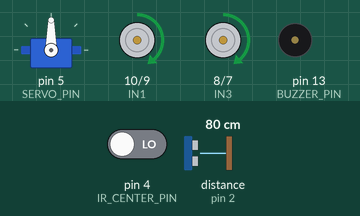
This sketch was run on a simulated Arduino Uno, built with avr-gcc and run on an emulated ATmega328P. On the bench: servo, motor-driver pin pairs drawn as motors (green arrow = first pin HIGH = forward, orange = second pin HIGH = backward, longer = more drive, scaled by the enable pin), buzzer (waves = sounding). Wiring (inferred from the names in the program): ultrasonic range finder: trigger pin 3; echo pin 2. The inputs (shaded band) are chosen by the test bench; at power-on: distance to the obstacle (sensor on pin 2) 80 cm, pin 4 (IR_CENTER_PIN) LOW. The echo pulse lasts 58.3 µs per cm.

Above: at 2.1 s.
2.2 s: distance to the obstacle (sensor on pin 2) set to 55 cm
3.7 s: distance to the obstacle (sensor on pin 2) set to 47 cm
At 5.38 s:
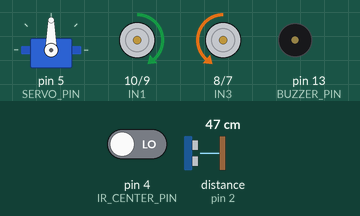
6.7 s: distance to the obstacle (sensor on pin 2) set to 60 cm
At 7.11 s:
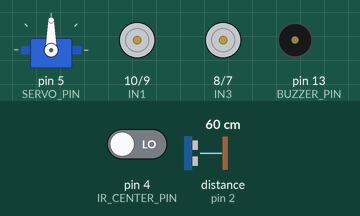
8.9 s: distance to the obstacle (sensor on pin 2) set to 2 cm
At 9.61 s:
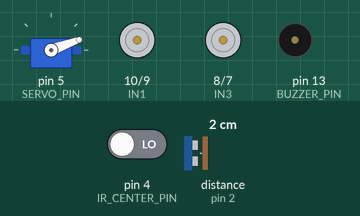
11.9 s: distance to the obstacle (sensor on pin 2) set to 120 cm
At 12.55 s:
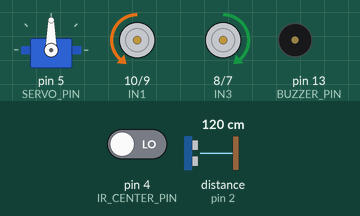
Timing chart, 0 to 14.9 s (numbered marks = the images above; inputs shaded):
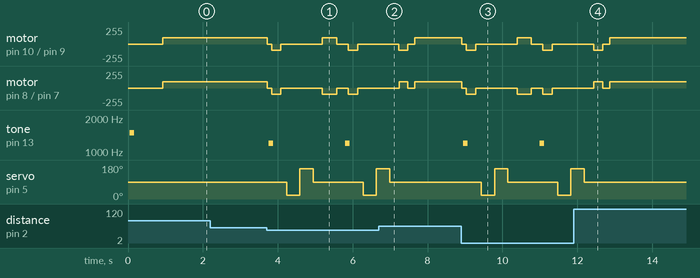

The sketch:

arduino_code.ino
```cpp
#include <Servo.h>

// Ultrasonic Sensor Pins
#define TRIG_PIN 3
#define ECHO_PIN 2

// Servo Pin
#define SERVO_PIN 5

// L298N Motor Driver Pins
#define ENA 11
#define IN1 10
#define IN2 9
#define IN3 8
#define IN4 7
#define ENB 6

// Single Center IR Sensor (Pin 4) & Buzzer
#define IR_CENTER_PIN 4
#define BUZZER_PIN    13

// Sensor Orientation Mode:
// true  = Downward cliff sensor (triggers when green LED turns OFF over an edge)
// false = Forward obstacle sensor (triggers when green LED turns ON near an object)
const bool CLIFF_MODE = true;

// --- Easy Tuning Constants ---
const int STOP_DISTANCE = 50;   // Front ultrasonic trigger distance (cm)
const int BASE_SPEED    = 95;   // Forward/reverse cruising speed
const int TURN_SPEED    = 95;   // Pivot turning speed
const int TURN_TIME_MS  = 240;  // Turn duration in ms
const int MAX_SPEED     = 160;  // Safety speed cap

Servo scanServo;

void setup() {
  pinMode(TRIG_PIN, OUTPUT);
  pinMode(ECHO_PIN, INPUT);

  pinMode(ENA, OUTPUT);
  pinMode(IN1, OUTPUT);
  pinMode(IN2, OUTPUT);
  pinMode(IN3, OUTPUT);
  pinMode(IN4, OUTPUT);
  pinMode(ENB, OUTPUT);

  pinMode(IR_CENTER_PIN, INPUT);
  pinMode(BUZZER_PIN, OUTPUT);

  scanServo.attach(SERVO_PIN);
  scanServo.write(90);

  stopMotors();
  beep(1500, 120);
  delay(800);
}

void loop() {
  // 1. Check center IR sensor
  int irReading = digitalRead(IR_CENTER_PIN);
  bool irTriggered = CLIFF_MODE ? (irReading == HIGH) : (irReading == LOW);

  if (irTriggered) {
    handleIrTrigger();
    return;
  }

  // 2. Check front ultrasonic distance
  int frontDist = getDistance();

  if (frontDist <= STOP_DISTANCE) {
    handleFrontObstacle();
  } else {
    moveForward();
  }

  delay(30);
}

// --- Center IR Trigger Recovery ---
void handleIrTrigger() {
  stopMotors();

  if (CLIFF_MODE) {
    beep(2200, 90);
    delay(50);
    beep(2200, 90);
  } else {
    beep(1200, 120);
  }

  // Back away before scanning
  moveBackward();
  delay(350);
  stopMotors();
  delay(150);

  chooseClearDirection(TURN_TIME_MS);
}

// --- Front Ultrasonic Obstacle Avoidance ---
void handleFrontObstacle() {
  stopMotors();
  beep(1200, 120);

  moveBackward();
  delay(250);
  stopMotors();
  delay(150);

  chooseClearDirection(TURN_TIME_MS);
}

// --- Servo Scan & Turn Helper ---
void chooseClearDirection(int turnDurationMs) {
  scanServo.write(20);  // Scan right
  delay(350);
  int rightDist = getDistance();

  scanServo.write(160); // Scan left
  delay(350);
  int leftDist = getDistance();

  scanServo.write(90);  // Return to center
  delay(250);

  if (leftDist < STOP_DISTANCE && rightDist < STOP_DISTANCE) {
    // Dead end:
    turnRight();
    delay(turnDurationMs * 1.6);
  } else if (leftDist > rightDist) {
    turnLeft();
    delay(turnDurationMs);
  } else {
    turnRight();
    delay(turnDurationMs);
  }

  stopMotors();
  delay(150);
}

// --- Ultrasonic Distance Measurement (cm) ---
int getDistance() {
  digitalWrite(TRIG_PIN, LOW);
  delayMicroseconds(2);
  digitalWrite(TRIG_PIN, HIGH);
  delayMicroseconds(10);
  digitalWrite(TRIG_PIN, LOW);

  long duration = pulseIn(ECHO_PIN, HIGH, 25000);
  if (duration == 0) {
    return 999;
  }
  return duration * 0.034 / 2;
}

// --- Timer-Safe Piezo Buzzer ---
void beep(int freqHz, int durationMs) {
  long halfPeriodUs = 500000L / freqHz;
  long cycles = ((long)freqHz * durationMs) / 1000L;

  for (long i = 0; i < cycles; i++) {
    digitalWrite(BUZZER_PIN, HIGH);
    delayMicroseconds(halfPeriodUs);
    digitalWrite(BUZZER_PIN, LOW);
    delayMicroseconds(halfPeriodUs);
  }
}

// --- Motor Control Functions ---
void setMotorSpeed(int speedA, int speedB) {
  analogWrite(ENA, constrain(speedA, 0, MAX_SPEED));
  analogWrite(ENB, constrain(speedB, 0, MAX_SPEED));
}

void moveForward() {
  setMotorSpeed(BASE_SPEED, BASE_SPEED);
  digitalWrite(IN1, HIGH);
  digitalWrite(IN2, LOW);
  digitalWrite(IN3, HIGH);
  digitalWrite(IN4, LOW);
}

void moveBackward() {
  setMotorSpeed(BASE_SPEED, BASE_SPEED);
  digitalWrite(IN1, LOW);
  digitalWrite(IN2, HIGH);
  digitalWrite(IN3, LOW);
  digitalWrite(IN4, HIGH);
}

void turnLeft() {
  setMotorSpeed(TURN_SPEED, TURN_SPEED);
  digitalWrite(IN1, LOW);
  digitalWrite(IN2, HIGH);
  digitalWrite(IN3, HIGH);
  digitalWrite(IN4, LOW);
}

void turnRight() {
  setMotorSpeed(TURN_SPEED, TURN_SPEED);
  digitalWrite(IN1, HIGH);
  digitalWrite(IN2, LOW);
  digitalWrite(IN3, LOW);
  digitalWrite(IN4, HIGH);
}

void stopMotors() {
  analogWrite(ENA, 0);
  analogWrite(ENB, 0);
  digitalWrite(IN1, LOW);
  digitalWrite(IN2, LOW);
  digitalWrite(IN3, LOW);
  digitalWrite(IN4, LOW);
}
```

Measured:
- the behaviour switches between 52 and 51 cm on distance to the obstacle (sensor on pin 2) (found by bisection; images 0 and 1)
- after the input at 2.2 s, every drawn part: stays the same
- after the input at 6.7 s, tone on pin 13 (BUZZER_PIN): stays silent (without the input it goes to 1192 Hz after 1.1 s); servo on pin 5 (SERVO_PIN): goes on until 7.0 s, then stays 90°
- after the input at 11.9 s, tone on pin 13 (BUZZER_PIN): stops changing and stays silent; servo on pin 5 (SERVO_PIN): goes on until 12.2 s, then stays 90°
